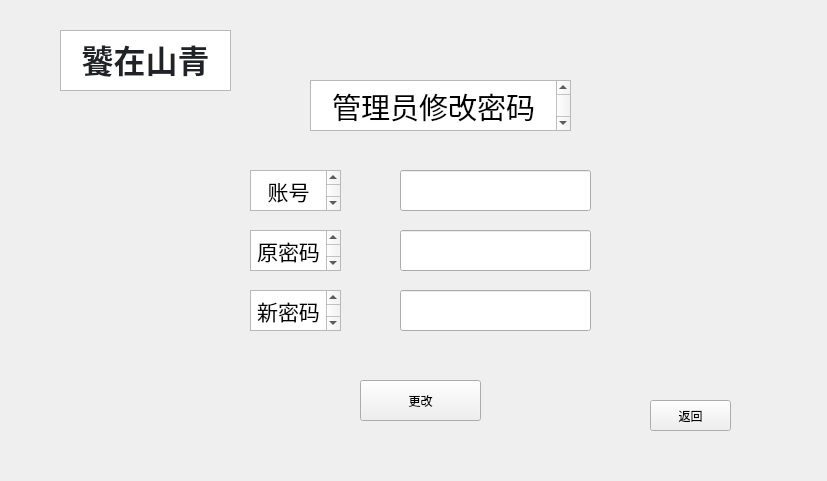
<?xml version="1.0" encoding="UTF-8"?>
<ui version="4.0">
 <class>adminpasswordchange</class>
 <widget class="QWidget" name="adminpasswordchange">
  <property name="geometry">
   <rect>
    <x>0</x>
    <y>0</y>
    <width>827</width>
    <height>481</height>
   </rect>
  </property>
  <property name="windowTitle">
   <string>Form</string>
  </property>
  <widget class="QTextBrowser" name="textBrowser_2">
   <property name="geometry">
    <rect>
     <x>310</x>
     <y>80</y>
     <width>261</width>
     <height>51</height>
    </rect>
   </property>
   <property name="html">
    <string>&lt;!DOCTYPE HTML PUBLIC &quot;-//W3C//DTD HTML 4.0//EN&quot; &quot;http://www.w3.org/TR/REC-html40/strict.dtd&quot;&gt;
&lt;html&gt;&lt;head&gt;&lt;meta name=&quot;qrichtext&quot; content=&quot;1&quot; /&gt;&lt;meta charset=&quot;utf-8&quot; /&gt;&lt;style type=&quot;text/css&quot;&gt;
p, li { white-space: pre-wrap; }
hr { height: 1px; border-width: 0; }
li.unchecked::marker { content: &quot;\2610&quot;; }
li.checked::marker { content: &quot;\2612&quot;; }
&lt;/style&gt;&lt;/head&gt;&lt;body style=&quot; font-family:'Microsoft YaHei UI'; font-size:9pt; font-weight:400; font-style:normal;&quot;&gt;
&lt;p align=&quot;center&quot; style=&quot; margin-top:0px; margin-bottom:0px; margin-left:0px; margin-right:0px; -qt-block-indent:0; text-indent:0px;&quot;&gt;&lt;span style=&quot; font-size:22pt;&quot;&gt;管理员修改密码&lt;/span&gt;&lt;/p&gt;&lt;/body&gt;&lt;/html&gt;</string>
   </property>
  </widget>
  <widget class="QTextBrowser" name="textBrowser_3">
   <property name="geometry">
    <rect>
     <x>250</x>
     <y>170</y>
     <width>91</width>
     <height>41</height>
    </rect>
   </property>
   <property name="html">
    <string>&lt;!DOCTYPE HTML PUBLIC &quot;-//W3C//DTD HTML 4.0//EN&quot; &quot;http://www.w3.org/TR/REC-html40/strict.dtd&quot;&gt;
&lt;html&gt;&lt;head&gt;&lt;meta name=&quot;qrichtext&quot; content=&quot;1&quot; /&gt;&lt;meta charset=&quot;utf-8&quot; /&gt;&lt;style type=&quot;text/css&quot;&gt;
p, li { white-space: pre-wrap; }
hr { height: 1px; border-width: 0; }
li.unchecked::marker { content: &quot;\2610&quot;; }
li.checked::marker { content: &quot;\2612&quot;; }
&lt;/style&gt;&lt;/head&gt;&lt;body style=&quot; font-family:'Microsoft YaHei UI'; font-size:9pt; font-weight:400; font-style:normal;&quot;&gt;
&lt;p align=&quot;center&quot; style=&quot; margin-top:0px; margin-bottom:0px; margin-left:0px; margin-right:0px; -qt-block-indent:0; text-indent:0px;&quot;&gt;&lt;span style=&quot; font-size:16pt;&quot;&gt;账号&lt;/span&gt;&lt;/p&gt;&lt;/body&gt;&lt;/html&gt;</string>
   </property>
  </widget>
  <widget class="QPushButton" name="back">
   <property name="geometry">
    <rect>
     <x>650</x>
     <y>400</y>
     <width>81</width>
     <height>31</height>
    </rect>
   </property>
   <property name="text">
    <string>返回</string>
   </property>
  </widget>
  <widget class="QLineEdit" name="account">
   <property name="geometry">
    <rect>
     <x>400</x>
     <y>170</y>
     <width>191</width>
     <height>41</height>
    </rect>
   </property>
  </widget>
  <widget class="QPushButton" name="change">
   <property name="geometry">
    <rect>
     <x>360</x>
     <y>380</y>
     <width>121</width>
     <height>41</height>
    </rect>
   </property>
   <property name="text">
    <string>更改</string>
   </property>
  </widget>
  <widget class="QTextBrowser" name="textBrowser">
   <property name="geometry">
    <rect>
     <x>60</x>
     <y>30</y>
     <width>171</width>
     <height>61</height>
    </rect>
   </property>
   <property name="html">
    <string>&lt;!DOCTYPE HTML PUBLIC &quot;-//W3C//DTD HTML 4.0//EN&quot; &quot;http://www.w3.org/TR/REC-html40/strict.dtd&quot;&gt;
&lt;html&gt;&lt;head&gt;&lt;meta name=&quot;qrichtext&quot; content=&quot;1&quot; /&gt;&lt;meta charset=&quot;utf-8&quot; /&gt;&lt;style type=&quot;text/css&quot;&gt;
p, li { white-space: pre-wrap; }
hr { height: 1px; border-width: 0; }
li.unchecked::marker { content: &quot;\2610&quot;; }
li.checked::marker { content: &quot;\2612&quot;; }
&lt;/style&gt;&lt;/head&gt;&lt;body style=&quot; font-family:'Microsoft YaHei UI'; font-size:9pt; font-weight:400; font-style:normal;&quot;&gt;
&lt;p align=&quot;center&quot; style=&quot; margin-top:0px; margin-bottom:0px; margin-left:0px; margin-right:0px; -qt-block-indent:0; text-indent:0px;&quot;&gt;&lt;span style=&quot; font-family:'-apple-system','BlinkMacSystemFont','Segoe UI','Noto Sans','Helvetica','Arial','sans-serif','Apple Color Emoji','Segoe UI Emoji'; font-size:24pt; font-weight:700; color:#1f2328; background-color:#ffffff;&quot;&gt;饕在山青&lt;/span&gt;&lt;/p&gt;&lt;/body&gt;&lt;/html&gt;</string>
   </property>
  </widget>
  <widget class="QLineEdit" name="newpassword">
   <property name="geometry">
    <rect>
     <x>400</x>
     <y>290</y>
     <width>191</width>
     <height>41</height>
    </rect>
   </property>
  </widget>
  <widget class="QTextBrowser" name="textBrowser_4">
   <property name="geometry">
    <rect>
     <x>250</x>
     <y>290</y>
     <width>91</width>
     <height>41</height>
    </rect>
   </property>
   <property name="html">
    <string>&lt;!DOCTYPE HTML PUBLIC &quot;-//W3C//DTD HTML 4.0//EN&quot; &quot;http://www.w3.org/TR/REC-html40/strict.dtd&quot;&gt;
&lt;html&gt;&lt;head&gt;&lt;meta name=&quot;qrichtext&quot; content=&quot;1&quot; /&gt;&lt;meta charset=&quot;utf-8&quot; /&gt;&lt;style type=&quot;text/css&quot;&gt;
p, li { white-space: pre-wrap; }
hr { height: 1px; border-width: 0; }
li.unchecked::marker { content: &quot;\2610&quot;; }
li.checked::marker { content: &quot;\2612&quot;; }
&lt;/style&gt;&lt;/head&gt;&lt;body style=&quot; font-family:'Microsoft YaHei UI'; font-size:9pt; font-weight:400; font-style:normal;&quot;&gt;
&lt;p align=&quot;center&quot; style=&quot; margin-top:0px; margin-bottom:0px; margin-left:0px; margin-right:0px; -qt-block-indent:0; text-indent:0px;&quot;&gt;&lt;span style=&quot; font-size:16pt;&quot;&gt;新密码&lt;/span&gt;&lt;/p&gt;&lt;/body&gt;&lt;/html&gt;</string>
   </property>
  </widget>
  <widget class="QLineEdit" name="oldpassword">
   <property name="geometry">
    <rect>
     <x>400</x>
     <y>230</y>
     <width>191</width>
     <height>41</height>
    </rect>
   </property>
  </widget>
  <widget class="QTextBrowser" name="textBrowser_5">
   <property name="geometry">
    <rect>
     <x>250</x>
     <y>230</y>
     <width>91</width>
     <height>41</height>
    </rect>
   </property>
   <property name="html">
    <string>&lt;!DOCTYPE HTML PUBLIC &quot;-//W3C//DTD HTML 4.0//EN&quot; &quot;http://www.w3.org/TR/REC-html40/strict.dtd&quot;&gt;
&lt;html&gt;&lt;head&gt;&lt;meta name=&quot;qrichtext&quot; content=&quot;1&quot; /&gt;&lt;meta charset=&quot;utf-8&quot; /&gt;&lt;style type=&quot;text/css&quot;&gt;
p, li { white-space: pre-wrap; }
hr { height: 1px; border-width: 0; }
li.unchecked::marker { content: &quot;\2610&quot;; }
li.checked::marker { content: &quot;\2612&quot;; }
&lt;/style&gt;&lt;/head&gt;&lt;body style=&quot; font-family:'Microsoft YaHei UI'; font-size:9pt; font-weight:400; font-style:normal;&quot;&gt;
&lt;p align=&quot;center&quot; style=&quot; margin-top:0px; margin-bottom:0px; margin-left:0px; margin-right:0px; -qt-block-indent:0; text-indent:0px;&quot;&gt;&lt;span style=&quot; font-size:16pt;&quot;&gt;原密码&lt;/span&gt;&lt;/p&gt;&lt;/body&gt;&lt;/html&gt;</string>
   </property>
  </widget>
 </widget>
 <resources/>
 <connections/>
</ui>
